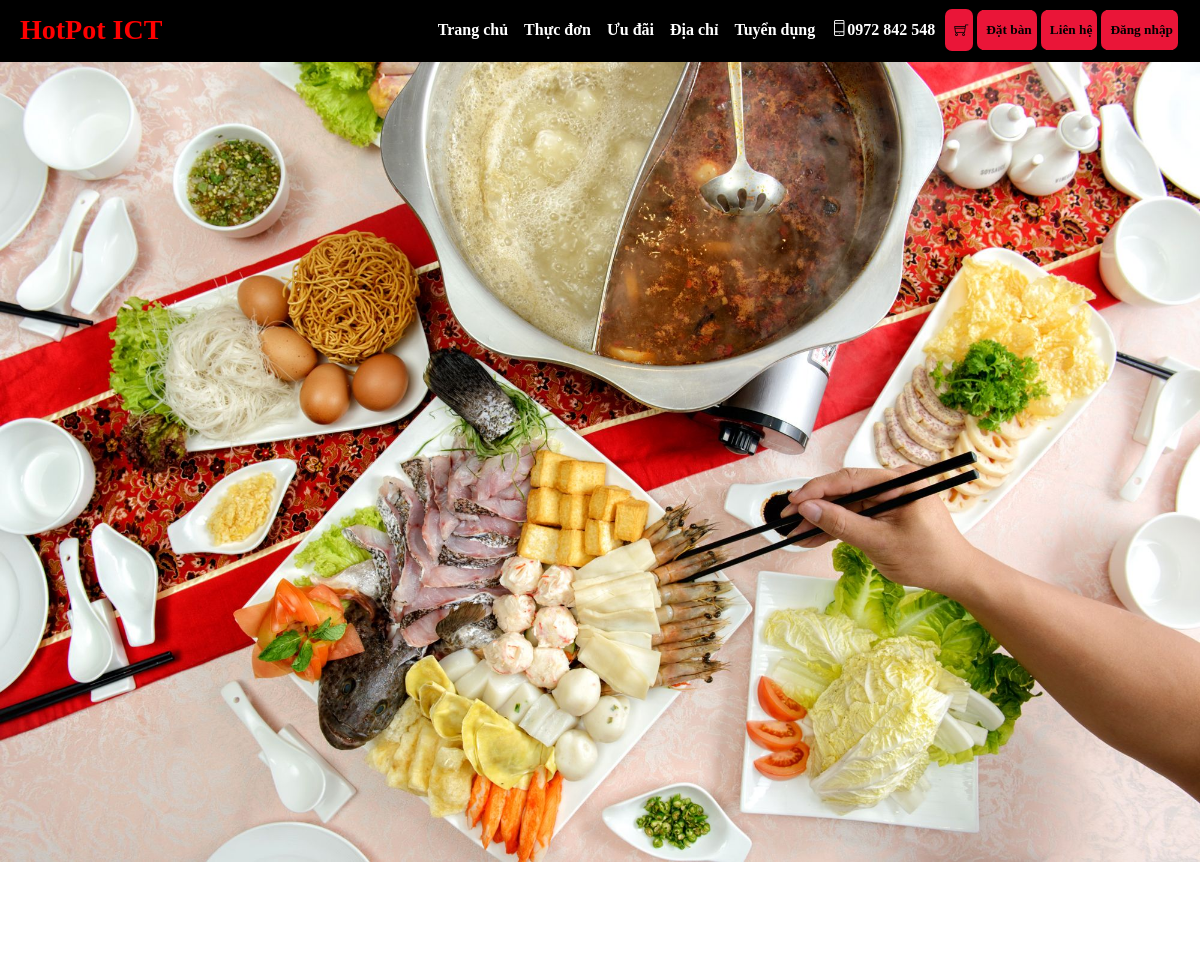
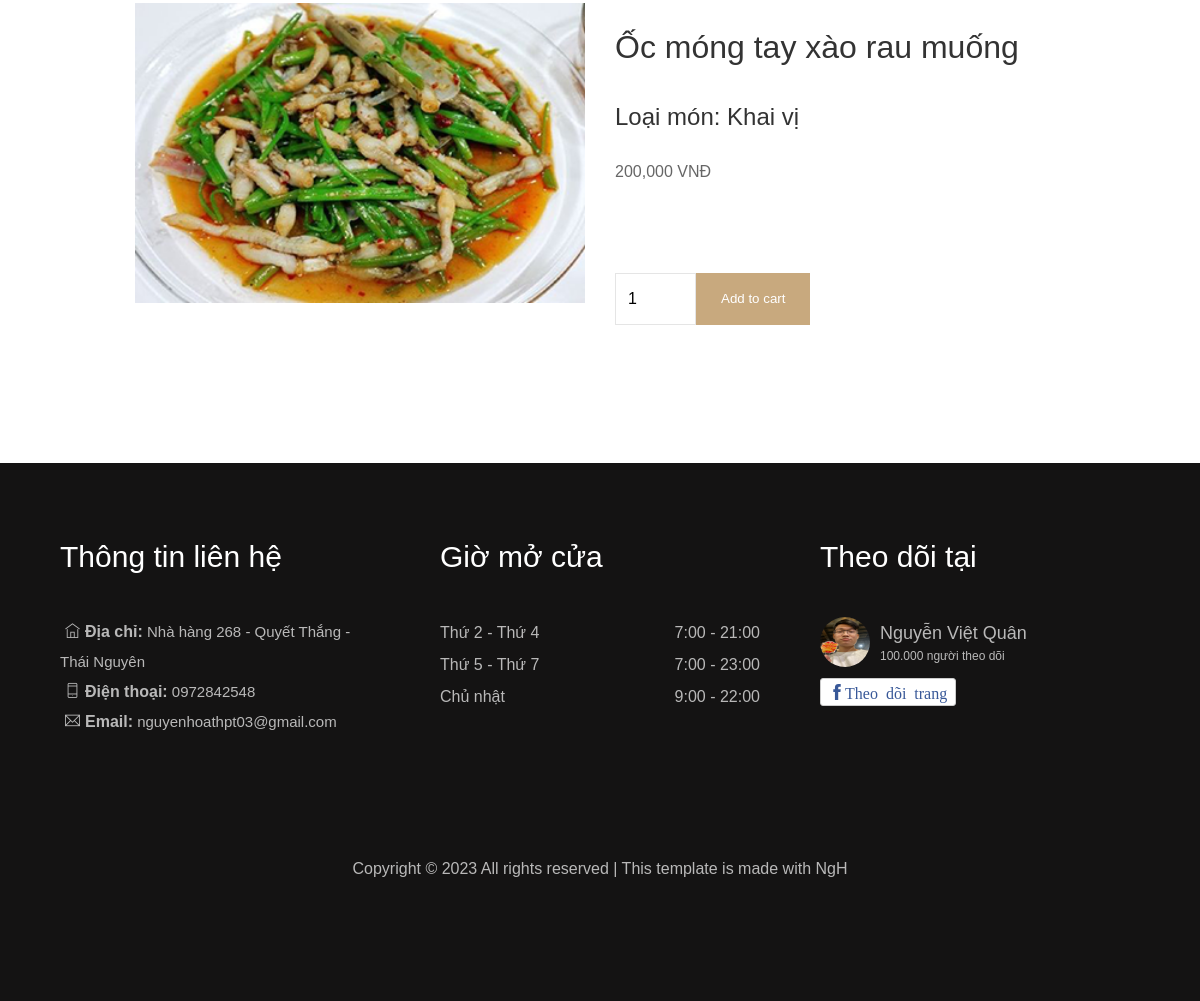
The app's page /detail.php?monid=1 with its own data (2 pictures, top to bottom).
### tables this page shows
CREATE TABLE `monan` (
  `id_mon` bigint(20) NOT NULL,
  `name_mon` varchar(300) NOT NULL,
  `id_loai` int(11) NOT NULL,
  `gia_mon` double NOT NULL,
  `ghichu_mon` text DEFAULT NULL,
  `images` varchar(300) DEFAULT NULL,
  `tinhtrang` int(1) NOT NULL DEFAULT 1
);

CREATE TABLE `loai_mon` (
  `id_loai` int(11) NOT NULL,
  `name_loai` varchar(255) NOT NULL,
  `ghichu` text NOT NULL
);

### classes/mon.php (called while the page is built, shortened)
<?php
$filepath= realpath(dirname(__FILE__));
include_once ($filepath.'/../lib/database.php');
include_once ($filepath.'/../helpers/format.php');
?>
<?php
class mon {
    private $db ;
    public function __construct(){
        $this->db = new Database();
    }
    public function get_detail($id){
        $query = " SELECT monan.* ,loai_mon.name_loai
        From monan INNER JOIN loai_mon ON monan.id_loai = loai_mon.id_loai  where monan.id_mon = '$id'  ";
        $result = $this->db->select($query);
        return $result;
    }
}
?>

### lib/database.php (called while the page is built, shortened)
<?php
Class Database{
   public $host   = DB_HOST;
   public $user   = DB_USER;
   public $pass   = DB_PASS;
   public $dbname = DB_NAME;
   public $link;
private function connectDB(){
   $this->link = new mysqli($this->host, $this->user, $this->pass,
    $this->dbname);
 }
public function select($query){
  $result = $this->link->query($query) or
   die($this->link->error.__LINE__);
  if($result->num_rows > 0){
    return $result;
  } else {
    return false;
  }
 }
}
?>

### helpers/format.php (called while the page is built, shortened)
<?php
class Format{
   public function formatMoney($number, $fractional=false) {
      while (true) {
          $replaced = preg_replace('/(-?\d+)(\d\d\d)/', '$1,$2', $number);
          if ($replaced != $number) {
              $number = $replaced;
          } else {
              break;
          }
      }
      return $number;
  }
}
?>

### detail.php (the view, shortened to what this page needs)
<?php
include 'inc/header.php';
?>
<?php
if(!isset($_GET['monid']) || $_GET['monid']==NULL){
    echo "<script>window.location = '404.php'</script>";
}else{
    $id= $_GET['monid'];
}
?>
<section class="detail-section">
    <div class="container-detail">
        <div class="row-detail">
            <?php
					$get_detail= $mon->get_detail($id);
					if($get_detail){
						while($result_detail= $get_detail->fetch_assoc()){
				?>
            <div class="col-detail mb-48">
			<form action="" method="POST" >
                <a href="images/menu-2.jpg" class="image-popup"><img
                        src="assets/img/food/<?php echo $result_detail['images'] ?>" class="img-fluid"
                        alt="Colorlib Template"></a>
            </div>
            <div class="col-detail pd-l-2">
                <h2><?php echo $result_detail['name_mon'] ?></h2>
                <h4>Loại món: <?php echo $result_detail['name_loai'] ; ?> </h4>
                <p class="price"><span><?php echo $fm->formatMoney($result_detail['gia_mon']) ?> VNĐ</span></p>
                <p>
                </p>
                <div class="row-detail mt-2">
                    <div class="input-group col-md-6 d-flex mb-2">
							<div>
                            <input type="Number" name="soluong" class="form-control-1 input-number" value="1" min="1"
								max="20">
							</div>
                            <input type="submit" name=submit value="Add to cart" class="btn btn-primary pd-3xy">
                    </div>
                </div>
				<?php
			  	}
			}
			?>
            </div>
        </div>
    </div>
</section>
<?php
include 'inc/footer.php';
?>

### assets/css/style.css (style rules this page uses)
* { padding: 0; margin: 0; box-sizing: border-box; }
html { font-family: Helvetica, Arial, sans-serif; }
.mb-48 { margin-bottom: 3rem; }
.mb-2 { margin-bottom: 1rem; }
.mt-2 { margin-top: 1rem; }
.pd-l-2 { padding-left: 2rem; }
.pd-3xy { padding-left: 1.5rem !important; padding-right: 1.5rem !important; padding-bottom: 1rem !important; padding-top: 1rem !important; }
.d-flex { display: flex !important; flex-wrap: wrap; }
.detail-section { padding: 7rem 0; position: relative; }
.container-detail { width: 80%; padding-right: 15px; padding-left: 15px; margin-right: auto; margin-left: auto; }
.row-detail { display: flex; -ms-flex-wrap: wrap; flex-wrap: wrap; margin-right: -15px; margin-left: -15px; }
.image-popup { cursor: -webkit-zoom-in; cursor: -moz-zoom-in; cursor: zoom-in; }
.col-detail h2 { line-height: 1.5; color: #333333; font-weight: 400; font-size: 2rem; margin-bottom: 0.5rem; margin-top: 0; }
.col-detail h4 { line-height: 1.5; color: #333333; font-weight: 400; font-size: 1.5rem; margin-bottom: 0.5rem; margin-top: 0; }
.col-detail p { margin-top: 0; margin-bottom: 1rem; color: #666666; }
.col-detail a { text-decoration: none; }
@media (min-width: 375px) { .container-detail { width: 100%; } }
@media (min-width: 375px) { .row-detail { flex-direction: column; } }
@media (min-width: 375px) { .col-detail { -webkit-box-flex: 0; -ms-flex: 0 0 100%; flex: 0 0 100%; max-width: 100%; } }
@media (min-width: 375px) { img.img-fluid { width: 100%; } }
@media (min-width: 576px) { .container-detail { max-width: 540px; } }
@media (min-width: 768px) { .container-detail { max-width: 720px; } }
@media (min-width: 768px) { .col-md-6 { -webkit-box-flex: 0; -ms-flex: 0 0 50%; flex: 0 0 50%; max-width: 50%; } }
@media (min-width: 768px) { .col-detail { -webkit-box-flex: 0; -ms-flex: 0 0 50%; flex: 0 0 50%; max-width: 50%; padding-right: 15px; padding-left: 15px; } }
@media (min-width: 768px) { .row-detail { flex-direction: row; } }
@media (min-width: 1024px) { .container-detail { max-width: 80%; } }
.input-group { position: relative; display: -webkit-box; display: -ms-flexbox; display: flex; -ms-flex-wrap: wrap; flex-wrap: wrap; -webkit-box-align: stretch; -ms-flex-align: stretch; align-items: stretch; width: 100%; padding-right: 15px; padding-left: 15px; }
.form-control-1 { height: 52px !important; background: #fff !important; color: #000000 !important; font-size: 16px; border-radius: 0px; -webkit-box-shadow: none !important; box-shadow: none !important; border: 1px solid rgba(0, 0, 0, 0.1); padding: 0.375rem 0.75rem; }
.btn.btn-primary { background: #c8a97e; border: 1px solid #c8a97e; color: #fff; }
.row-success h1,h2,h3 { padding-top: 1rem; padding-bottom: 0.5rem; }
.container-recruitment h1,h2,p { padding: 20px 0; }

### records on screen
monan: images (picture), name_mon "Ốc móng tay xào rau muống", id_loai.name_loai "Khai vị", gia_mon "200,000"
